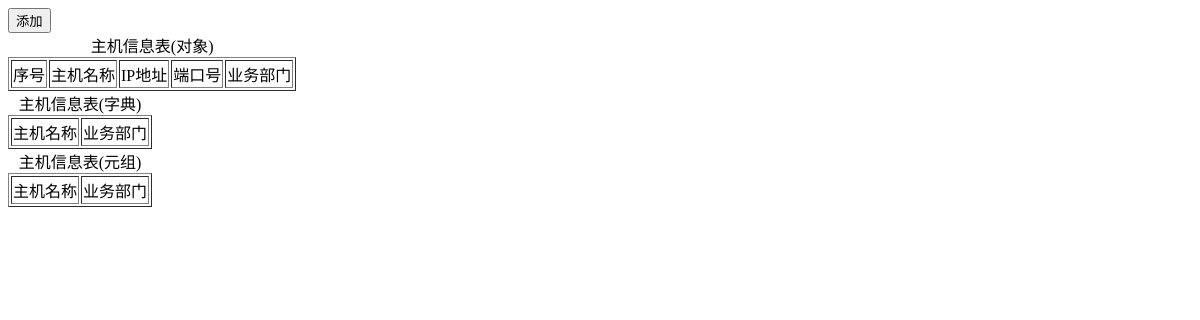
The page /host_info on the database as committed earlier.
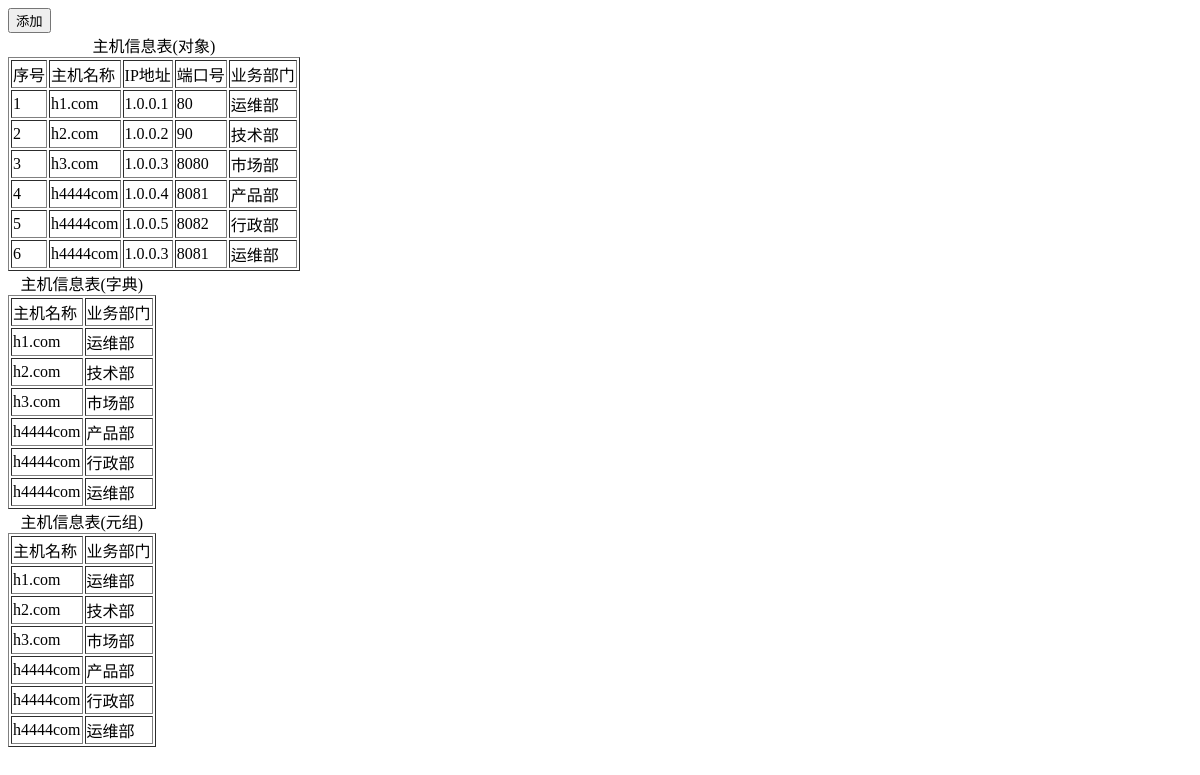
The same page on the database as committed later.
### myfirstapp/models.py (models this page shows)
class HOST(models.Model):
    id = models.AutoField(primary_key=True)
    hostName = models.CharField(max_length=32, db_index=True)
    ip = models.GenericIPAddressField(protocol='ipv4', db_index=True)
    port = models.IntegerField()
    bid = models.ForeignKey(to='Business', to_field='bid', on_delete=models.CASCADE)

class Business(models.Model):
    bid = models.AutoField(primary_key=True)
    caption = models.CharField(max_length=32)
    code = models.CharField(max_length=32, null=True, default='SA')

### myfirstapp/views.py (the view, shortened to what this page needs)
# urls.py: url(r'host_info$', views.host_info),
def host_info(request):
    if request.method == 'GET':
        host_obj = models.HOST.objects.filter(id__gt=0)
        host_dic = models.HOST.objects.all().values('hostName', "bid__caption")
        host_list = models.HOST.objects.all().values_list('hostName', "bid__caption")
        business = models.Business.objects.all()
        return render(request, 'host_info.html',
                      {"host_obj": host_obj,
                       "host_dic": host_dic,
                       "host_list": host_list,
                       "business": business
                       })
    else:
        return redirect('/host_info')

### templates/host_info.html (shortened to what this page needs)
<!DOCTYPE html>
<html lang="en">
<head>
</head>
<body>
    <div id="add">
        <input type="button" value="添加">
    </div>
    <table border="1">
        <caption>主机信息表(对象)</caption>
        <thead>
            <tr>
                <td>序号</td>
                <td>主机名称</td>
                <td>IP地址</td>
                <td>端口号</td>
                <td>业务部门</td>
            </tr>
        </thead>
        <tbody>
            {% for row in host_obj %}
                <tr hid="{{ row.id }}" bid="{{ row.bid_id  }}">
                    <td>{{ forloop.counter }}</td>
                    <td>{{ row.hostName }}</td>
                    <td>{{ row.ip }}</td>
                    <td>{{ row.port }}</td>
                    <td>{{ row.bid.caption }}</td>
                </tr>
            {% endfor %}
        </tbody>
    </table>
    <table border="1">
        <caption>主机信息表(字典)</caption>
        <thead>
            <tr>
                <td>主机名称</td>
                <td>业务部门</td>
            </tr>
        </thead>
        <tbody>
            {% for row in host_dic %}
                <tr hid="{{ row.id }}" bid="{{ row.bid_id  }}">
                    <td>{{ row.hostName }}</td>
                    <td>{{ row.bid__caption }}</td>
                </tr>
            {% endfor %}
        </tbody>
    </table>
    <table border="1">
        <caption>主机信息表(元组)</caption>
        <thead>
            <tr>
                <td>主机名称</td>
                <td>业务部门</td>
            </tr>
        </thead>
        <tbody>
            {% for row in host_list %}
                <tr hid="{{ row.id }}" bid="{{ row.bid_id  }}">
                    <td>{{ row.0 }}</td>
                    <td>{{ row.1 }}</td>
                </tr>
            {% endfor %}
        </tbody>
    </table>
</body>
</html>

Rows that differ between the two databases and show on the page:
added HOST: hostName "h1.com", ip "1.0.0.1", port "80", bid.caption "运维部"
added HOST: hostName "h2.com", ip "1.0.0.2", port "90", bid.caption "技术部"
added HOST: hostName "h3.com", ip "1.0.0.3", port "8080", bid.caption "市场部"
added HOST: hostName "h4444com", ip "1.0.0.4", port "8081", bid.caption "产品部"
added HOST: hostName "h4444com", ip "1.0.0.5", port "8082", bid.caption "行政部"
added HOST: hostName "h4444com", ip "1.0.0.3", port "8081", bid.caption "运维部"
Other text that changed with them:
new list line: "h1.com 运维部"
new list line: "h2.com 技术部"
new list line: "h3.com 市场部"
new list line: "h4444com 产品部"
new list line: "h4444com 行政部"
new list line: "h4444com 运维部"
